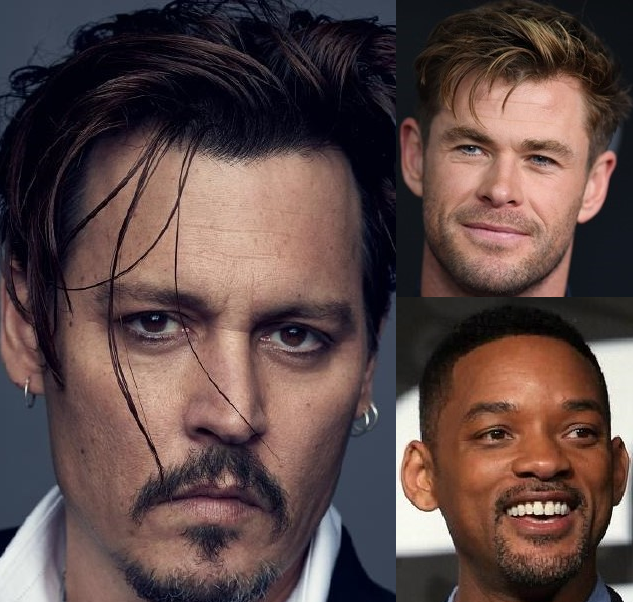
#> input picture ComputerGraphics/FaceDetect/TrippleFace.png, 633 x 602 px, found by its file name
$ python face_detect.py
#> lines starting #> are read from the running program, lines starting #| are printed output that depends on the picture; after the words box and inside, x2 and y2 are one past the last pixel; in counts of white or black regions, pixels touching at a corner belong together
import cv2
import numpy as np
from time import sleep
from matplotlib import pyplot as plt
import keyboard as key


"""
def Quantization():
    target = cv2.imread('TrippleFace.png')
    hsvt = cv2.cvtColor(target, cv2.COLOR_BGR2GRAY)  ## RGB--> GRAY

    equ = cv2.equalizeHist(hsvt)
    dst = np.hstack((hsvt, equ))

    print("quantizaion")

    cv2.imshow('quantization',dst)
    cv_wait()

    return dst
"""
def Quantization3():
    img = cv2.imread('TrippleFace.png')
#> img is the input picture: shape (602, 633, 3); mean B, G, R 70.2, 72.3, 92.4
    Z = img.reshape((-1, 3))

    criteria = (cv2.TERM_CRITERIA_EPS + cv2.TERM_CRITERIA_MAX_ITER, 10, 1.0)
    K = 16              # K값을 높일수록 시간이 오래 걸림
    Z = np.float32(Z)
    ret, label, center = cv2.kmeans(Z, K, None, criteria, 10, cv2.KMEANS_RANDOM_CENTERS)
#> ret = 83077637.5; center = 16 rows, first 8: [152.4, 169.5, 213.4], [124.3, 141.5, 187.4], [14.74, 4.61, 6.56], [165.5, 158, 154.9], [107.4, 120.9, 162.6], [82.08, 67.01, 61.04], [43.69, 43.08, 58.22], [202.9, 202.7, 202.9]

    center = np.uint8(center)
#> center = 16 rows, first 8: [152, 169, 213], [124, 141, 187], [14, 4, 6], [165, 157, 154], [107, 120, 162], [82, 67, 61], [43, 43, 58], [202, 202, 202]
    res = center[label.flatten()]
    res2 = res.reshape(img.shape)

    cv2.imshow('quantization', res2)
    cv_wait()
#> (key Esc is pressed here)
#> (key Esc is pressed here)
    return res2

"""
def Quantization3():
    img = cv2.imread('TrippleFace.png')
    Z = img.reshape((-1,3))

    # convert to np.float32
    Z = np.float32(Z)

    # define criteria, number of clusters(K) and apply kmeans()
    criteria = (cv2.TERM_CRITERIA_EPS + cv2.TERM_CRITERIA_MAX_ITER, 10, 1.0)
    K = 256        # K값을 높일수록 시간이 오래 걸림
    ret,label,center=cv2.kmeans(Z,K,None,criteria,10,cv2.KMEANS_RANDOM_CENTERS)

    # Now convert back into uint8, and make original image
    center = np.uint8(center)
    res = center[label.flatten()]
    res2 = res.reshape((img.shape))

    cv2.imshow('res2',res2)
    cv2.waitKey(0)
    cv2.destroyAllWindows()
    return res2
"""
#양자화 작업 : RGB를 Gray로 바꾼 뒤 해야함
def Quantization2():
    src = cv2.imread('TrippleFace.png', cv2.IMREAD_COLOR)
    hsv = cv2.cvtColor(src, cv2.COLOR_BGR2HSV)
    h, s, v = cv2.split(hsv)    #채널 분리

    h = cv2.inRange(h, 0, 30)  #검사할 이미지, 하한값, 상한값
    face = cv2.bitwise_and(hsv, hsv, mask = h)
    face = cv2.cvtColor(face, cv2.COLOR_HSV2BGR)
    print("quantization")
    cv2.imshow("TrippleFace", face)
    cv_wait()
    return face

def Show_2Dhistogram(hsvt):
    print("H,S 요소에 대한 히스토그램입니다")
    target = cv2.imread('TrippleFace.png')
    #hsvt = cv2.cvtColor(target, cv2.COLOR_BGR2HSV) ## RGB-->HSV 포맷변환
    #cv2.imshow('hsv Image', hsvt)
    #cv2.waitKey(0)
    histt = cv2.calcHist([hsvt], [0, 1], None, [255, 255], [0, 180, 0, 256]) # row: H(색조) / col: S(채도)
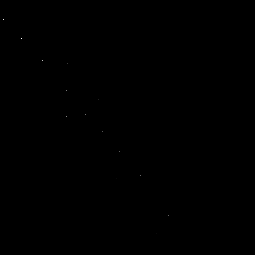
#> histt: shape (255, 255) float32; min 0, max 61422, mean 5.7; drawn with min black and max white
    #'his'togram of 't'arget

    cv2.imshow('histogram', histt)
    cv_wait() #원하는 H,S 값을 구하기 힘든 -->  1) 흑백으로 나옴
#> (key Enter is pressed here)

    key.wait('Space bar')
    plt.imshow(histt, interpolation='nearest')  #  2) 이렇게 하면 색상의 구분이 가능해져

    close_plt()


#역투영 (신뢰도 맵을 구하는 과정)
def CalcBack(target):
    print('CalcBack 역투영')
    roi = cv2.imread('total_skin.jpg') # 원하는 곳의 이미지
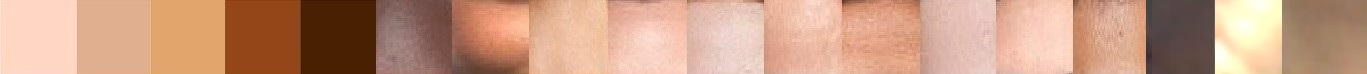
#> input picture ComputerGraphics/EdgeDetect/total_skin.jpg, 1367 x 74 px, found by its file name
#> roi is the input picture: shape (74, 1367, 3); mean B, G, R 129.7, 154.8, 200
    hsv = cv2.cvtColor(roi, cv2.COLOR_BGR2HSV)
#> hsv: shape (74, 1367, 3); mean H, S, V 11.3, 97.9, 200

    #target = cv2.imread('TrippleFace.png') # 타겟이미지_목표
    hsvt = cv2.cvtColor(target, cv2.COLOR_BGR2HSV)
#> hsvt: shape (602, 633, 3); mean H, S, V 57.3, 88.6, 95.1
    roihist = cv2.calcHist([hsv], [0, 1], None, [180, 256], [0, 180, 0, 256]) # 원하는 곳의 이미지의 히스토그램
    cv2.normalize(roihist, roihist, 0, 255, cv2.NORM_MINMAX) # 해당 히스토그램을 0,255 로 정규화
#> roihist: shape (180, 256) float32; min 0, max 255, mean 0.1

    calc = cv2.calcBackProject([hsvt], [0,1], roihist, [0,180,0,256],1) #타겟이미지에서 원하는 이미지의 히스토그램을 이용해서 추출
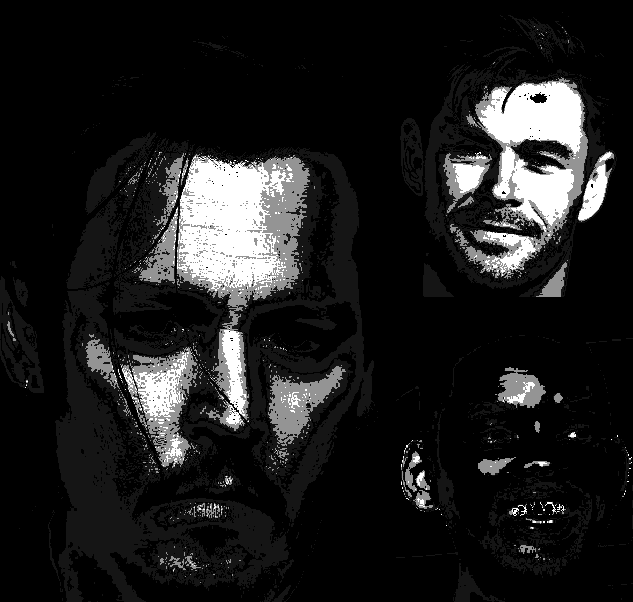
#> calc: shape (602, 633); min 0, max 12, mean 1.41; drawn with min black and max white
    cv2.imshow('calc', calc)
    cv2.waitKey(0)

    cv_wait()
    return calc

#calc를 반환하는 CalcBack 함수와 같은 기능, 이미지 출력이 겹쳐서 imshow는 구현X / "return calc"만 구현
def CalcBack_no_image(target):
    # 역투영
    roi = cv2.imread('total_skin.jpg') # 원하는 곳의 이미지
    hsv = cv2.cvtColor(roi, cv2.COLOR_BGR2HSV)

    #target = cv2.imread('TrippleFace.png') # 타겟이미지_목표
    hsvt = cv2.cvtColor(target, cv2.COLOR_BGR2HSV)

    roihist = cv2.calcHist([hsv], [0, 1], None, [180, 256], [0, 180, 0, 256]) # 원하는 곳의 이미지의 히스토그램
    cv2.normalize(roihist, roihist, 0, 255, cv2.NORM_MINMAX) # 해당 히스토그램을 0,255 로 정규화
    calc = cv2.calcBackProject([hsvt], [0,1], roihist, [0,180,0,256],1) #타겟이미지에서 원하는 이미지의 히스토그램을 이용해서 추출
    #cv2.imshow('calc',calc)
    #cv2.waitKey(0)
    return calc


def Show_1Dhistogram(calc):
    # calc으로 1차원 히스토그램을 구현해 사용자가 임의로 임계값을 설정할 수 있다.
    print('Show 1D histogram')
    hist, bins = np.histogram(calc.flatten(), 256, [0, 256])
#> hist = 256 values, max 254996 at index 0, min 0 at index 2, mean 1488.5; bins = 257 values from 0 to 256
    plt.hist(calc.flatten(), 32, color='r')  # 2nd parameter --> bin <ex)256 -> 0~255 / 16 -> 0~15 & 16~31....
    #cv2.imshow('calc', calc)                          # 최적화한 bin의 값 ==> 32 / 32로 해야 눈으로 보기에 계산이 편해 어느 구간이 어느값인지..
    plt.xlim([0, 256])

    plt.ion()       # make blocking function to non blocking function
    plt.show()
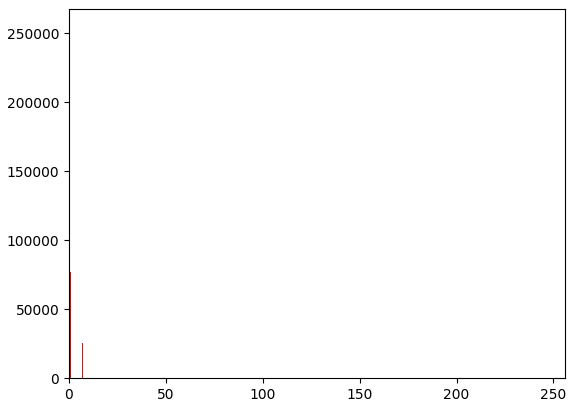
#> figure drawn by matplotlib, 1 panel; tallest bar 254996 high, from x = 0 to 0.375
    close_plt()

#이진화
def Thres(calc):
    #임계값을 1로 하고 그 이상은 흰색 그 아래는 검은색으로 설정.
    ret, binary_image = cv2.threshold(calc, 1, 255, cv2.THRESH_BINARY) #최적화된 임계값은 반복된 시도로 구하는게...
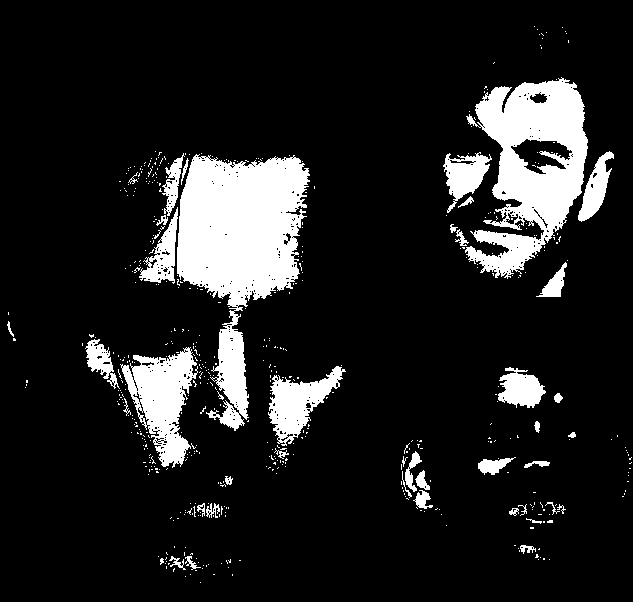
#> binary_image: shape (602, 633); 12.8% white; 532 white regions (490 under 20 px), largest, box (x1, y1, x2, y2) and area: (177, 154, 310, 431) 18236, (465, 77, 588, 279) 13056, (120, 347, 198, 468) 4702
    cv2.imshow('threshold', binary_image)                               #제생각에는 1이 제일 뚜렷하게 구분되지 않나...
    print("이진화")
    cv2.waitKey(0)      # 얘를 빼면 안되네????
    cv_wait()


def OTSU(calc): #오츄 오리지널
    ret, binary_image = cv2.threshold(calc, 0, 255, cv2.THRESH_BINARY + cv2.THRESH_OTSU)
    cv2.imshow('OTSU', binary_image)

    print("Threshold in OTSU algorithm: ", ret) #오츄알고리즘에서의 임계값 50
    cv_wait()

def Otsu_Gaussian(calc): #오츄 가우시안
    gau_calc = cv2.GaussianBlur(calc, (5,5), 0)
    ret3, binary_image = cv2.threshold(gau_calc, 0, 255, cv2.THRESH_BINARY + cv2.THRESH_OTSU)

    print("Threshold in OTSU algorithm + Gaussian: ", ret3) # 가우시안 오츄 알고리즘에서의 임계값 34
    cv2.imshow('OTSU + Gaussian', binary_image)

    cv_wait()


def cv_wait():
    wait = cv2.waitKey(0)
    while (wait != 32):
        wait = cv2.waitKey(0)
        print(wait)
    cv2.destroyAllWindows()

def close_plt():
    plt.pause(0.1)
    key.wait('Space bar')
    #plt.clf()
    plt.close()

def main():

    print("press spacebar")
    QuantizedImage = Quantization3()    #모델 영상을 양자화
    # 양자화 작업 먼저 한뒤에 히스토그램 출력
    key.wait('Space bar')
    Show_2Dhistogram(QuantizedImage)
    key.wait('Space bar')
    CalcBack(QuantizedImage)
    key.wait('Space bar')
    Show_1Dhistogram(CalcBack_no_image(QuantizedImage))
    key.wait('Space bar')
    Thres(CalcBack_no_image(QuantizedImage))
    key.wait('Space bar')
    OTSU(CalcBack_no_image(QuantizedImage))
    key.wait('Space bar')
    Otsu_Gaussian(CalcBack_no_image(QuantizedImage))

if __name__=="__main__":
    main()
